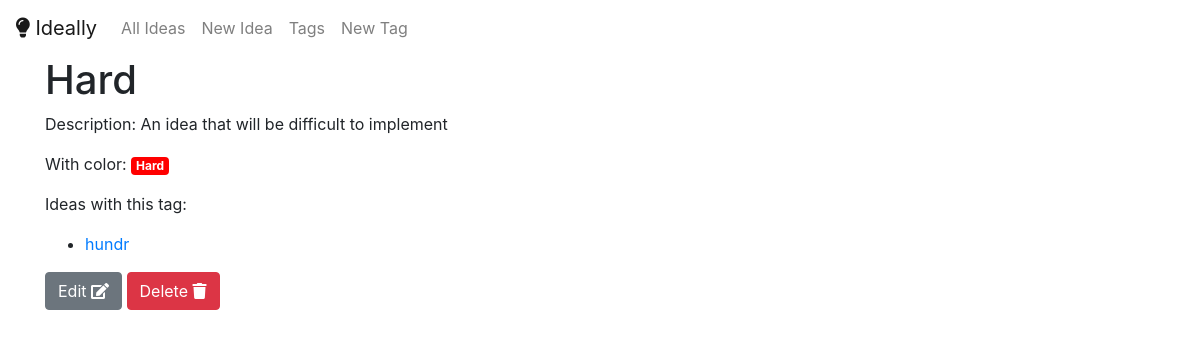
Page /tag/2/ on the committed database.
### app/models.py (models this page shows, shortened)
class Tag(models.Model):
    name = models.CharField(max_length=100)
    description = models.CharField(max_length=500)
    color = ColorField(default='#FF0000')

class Idea(models.Model):
    title = models.CharField(max_length=200)
    description = models.CharField(max_length=5000)
    creation_date = models.DateTimeField('date created', auto_now=True)
    update_date = models.DateTimeField('date updated', auto_now=True)
    tags = models.ManyToManyField(Tag)

### app/views.py (the view)
# urls.py: path('tag/<int:pk>/', TagDetail.as_view(), name='tag-detail'),
class TagDetail(generic.DetailView):
    model = Tag
    template_name = 'app/tag_detail.html'

### app/templates/app/tag_detail.html (shortened to what this page needs)
{% extends 'app/base.html' %}
{% block content %}
    <h1>{{ tag.name }}</h1>
    <p>Description: {{ tag.description }}</p>
    <p>With color: <span class="badge badge-primary" style="background-color: {{ tag.color }}">{{ tag.name }}</span></p>
    <p>Ideas with this tag:
        <ul>
            {% for idea in tag.idea_set.all %}
                <li><a href="{% url 'app:detail' idea.id %}">{{ idea.title }}</a></li>
            {% endfor %}
        </ul>
    </p>
    <a class="btn btn-secondary" href="{% url 'app:tag-edit' tag.id %}">Edit <i class="fas fa-edit"></i></a>
    <a class="btn btn-danger" href="{% url 'app:tag-delete' tag.id %}">Delete <i class="fas fa-trash"></i></a>
{% endblock %}

### rows in the picture
Tag: name "Hard", description "An idea that will be difficult to implement"
Idea: title "hundr"
